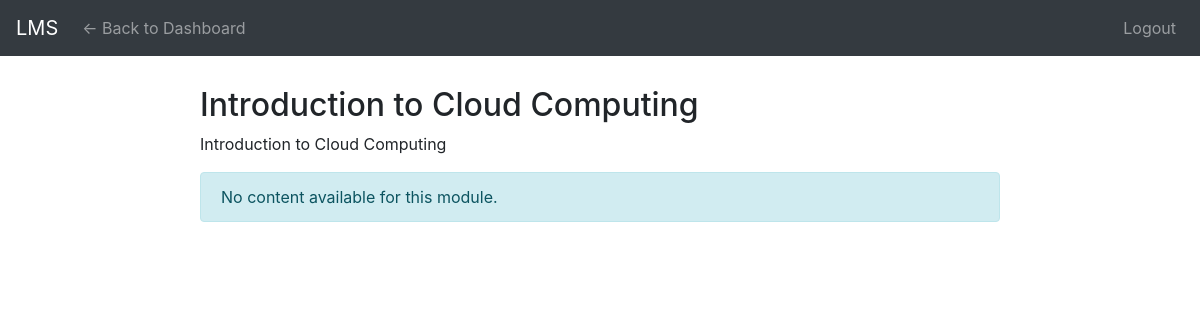
Page /view_module.php?module_id=3 (signed in) on the committed database.
### tables this page shows
CREATE TABLE `modules` (
  `module_id` int(11) NOT NULL,
  `course_id` int(11) NOT NULL,
  `title` varchar(100) NOT NULL,
  `description` text DEFAULT NULL,
  `file_path` varchar(255) DEFAULT NULL
);

### view_module.php (the view, shortened to what this page needs)
<?php
require_once "config/database.php";
$module_id = intval($_GET['module_id']);
$sqlModule = "
    SELECT m.course_id,
           m.title       AS module_title,
           m.description
    FROM modules m
    WHERE m.module_id = ?
";
if (!($stmt = mysqli_prepare($conn, $sqlModule))) {
    header("Location: index.php");
    exit;
}
mysqli_stmt_bind_param($stmt, "i", $module_id);
mysqli_stmt_execute($stmt);
$res = mysqli_stmt_get_result($stmt);
$module = mysqli_fetch_assoc($res);
$sqlContent = "
    SELECT ci.content_type,
           ci.title,
           ci.file_path
    FROM content_items ci
    JOIN lessons l ON ci.lesson_id = l.lesson_id
    WHERE l.module_id = ?
    ORDER BY ci.created_at
";
if (!($stmt = mysqli_prepare($conn, $sqlContent))) {
    header("Location: index.php");
    exit;
}
mysqli_stmt_bind_param($stmt, "i", $module_id);
mysqli_stmt_execute($stmt);
$res = mysqli_stmt_get_result($stmt);
$items = mysqli_fetch_all($res, MYSQLI_ASSOC);
?>
<!DOCTYPE html>
<html lang="en">
<head>
  <link rel="stylesheet" href="https://stackpath.bootstrapcdn.com/bootstrap/4.5.2/css/bootstrap.min.css">
</head>
<body>
<nav class="navbar navbar-expand-lg navbar-dark bg-dark">
  <a class="navbar-brand" href="index.php">LMS</a>
  <div class="collapse navbar-collapse">
    <ul class="navbar-nav mr-auto">
      <li class="nav-item">
        <a class="nav-link" href="index.php">← Back to Dashboard</a>
      </li>
    </ul>
    <ul class="navbar-nav">
      <li class="nav-item"><a class="nav-link" href="logout.php">Logout</a></li>
    </ul>
  </div>
</nav>
<div class="wrapper">
  <h2><?= htmlspecialchars($module['module_title']) ?></h2>
  <p><?= nl2br(htmlspecialchars($module['description'])) ?></p>
  <?php if (empty($items)): ?>
    <div class="alert alert-info">No content available for this module.</div>
  <?php endif; ?>
</div>
</body>
</html>

### view_module.php (style rules this page uses)
.wrapper { max-width: 800px; margin: 30px auto; }

### rows in the picture
modules: title "Introduction to Cloud Computing", description "Introduction to Cloud Computing"
